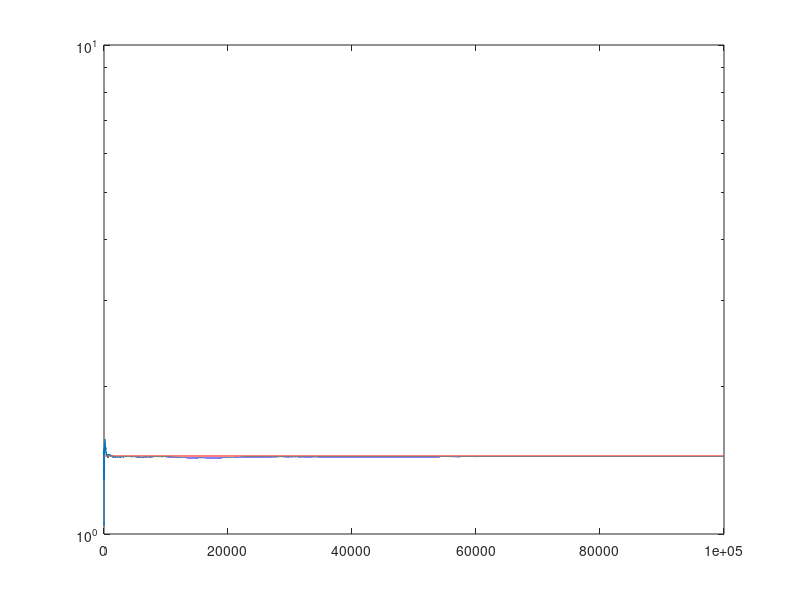
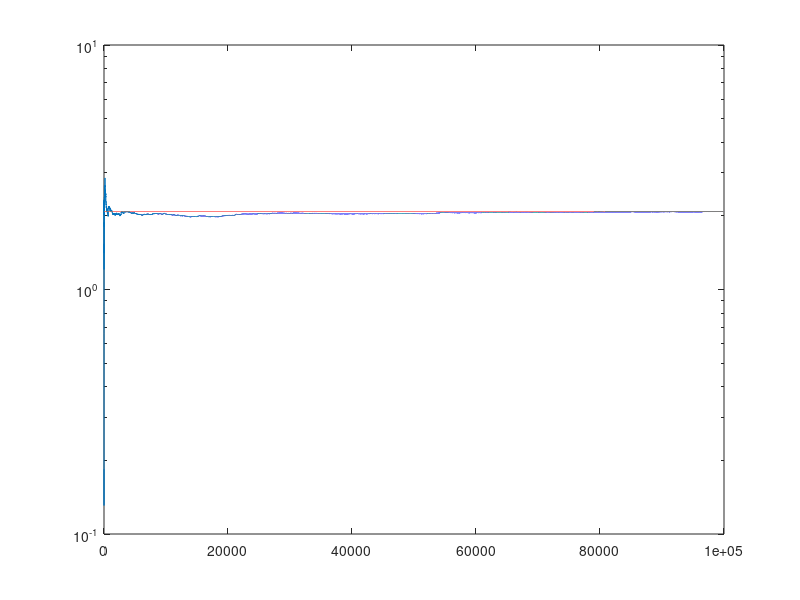

These figures' MATLAB source, in order:
n = 100000;

lambda = 1;


z = @(x) 2.^(-x);
g = @(x) exppdf(x, lambda);
w = @(x) z(x)./g(x);

draws = exprnd(lambda,n,1);

tau = 1./(1:n) .* (cumsum(draws .* w(draws))');
c = 1./(1:n) .* (cumsum(w(draws))');

figure(1)
clf
semilogy(1:n, c)
hold on
semilogy(1:n, ones(1,n)./log(2))

figure(2)
clf
semilogy(1:n, tau)
hold on
semilogy(1:n, ones(1,n)./(log(2)^2))

